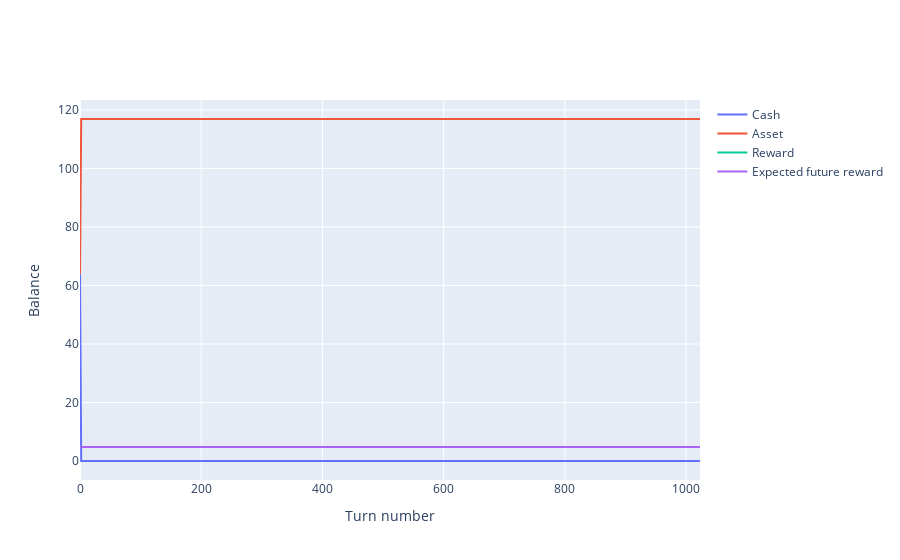

Notebook source saved alongside this figure:
### Code cell
balance_plot(turn_results)

### Figure 1 — Plotly figure (JSON) as saved in the notebook; plotly's stock layout.template omitted (floating-point values rounded to 4 significant figures; data arrays with more than 128 entries replaced by an {"elided": "..."} marker saying what was removed)
{"data": [{"name": "Cash", "type": "scatter", "y": {"elided": "1024 int values"}}, {"name": "Asset", "type": "scatter", "y": {"elided": "1024 float values"}}, {"name": "Reward", "type": "scatter", "y": {"elided": "1024 float values"}}, {"name": "Expected future reward", "type": "scatter", "y": {"elided": "1024 float values"}}], "layout": {"xaxis": {"title": {"text": "Turn number"}}, "yaxis": {"title": {"text": "Balance"}}}}
